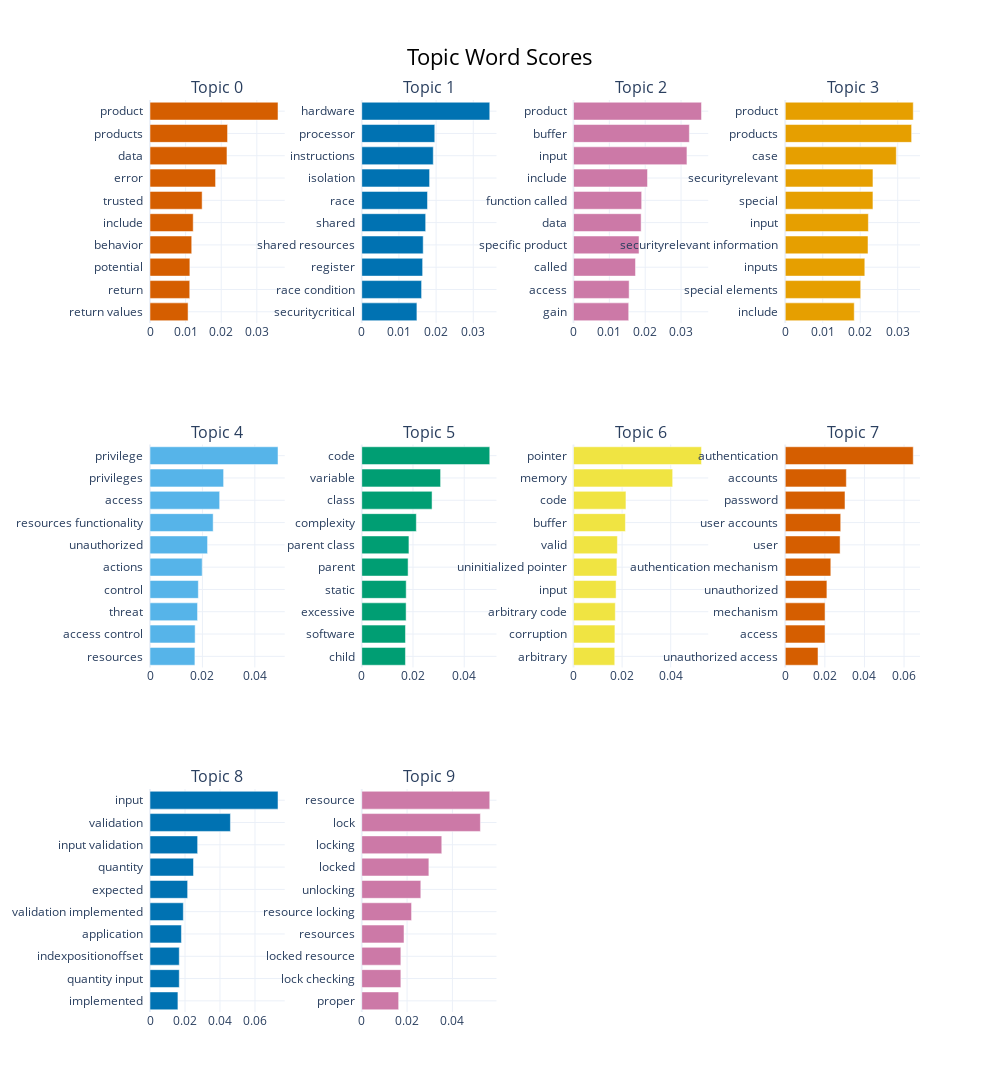

Notebook code cell kept with this figure:
### Code cell
topic_model.visualize_barchart(top_n_topics=10, n_words=10, height=400, width=250)

### Figure 1 — Plotly figure (JSON) as saved in the notebook; plotly's stock layout.template omitted (floating-point values rounded to 4 significant figures)
{"data": [{"marker": {"color": "#D55E00"}, "orientation": "h", "type": "bar", "x": [0.01069, 0.01116, 0.0112, 0.01172, 0.01214, 0.01464, 0.01841, 0.02162, 0.02178, 0.03595], "xaxis": "x", "y": ["return values  ", "return  ", "potential  ", "behavior  ", "include  ", "trusted  ", "error  ", "data  ", "products  ", "product  "], "yaxis": "y"}, {"marker": {"color": "#0072B2"}, "orientation": "h", "type": "bar", "x": [0.01484, 0.0161, 0.01638, 0.01653, 0.0172, 0.01769, 0.01825, 0.01924, 0.01965, 0.03444], "xaxis": "x2", "y": ["securitycritical  ", "race condition  ", "register  ", "shared resources  ", "shared  ", "race  ", "isolation  ", "instructions  ", "processor  ", "hardware  "], "yaxis": "y2"}, {"marker": {"color": "#CC79A7"}, "orientation": "h", "type": "bar", "x": [0.0154, 0.01552, 0.01729, 0.01828, 0.01887, 0.01901, 0.02064, 0.03164, 0.03231, 0.03571], "xaxis": "x3", "y": ["gain  ", "access  ", "called  ", "specific product  ", "data  ", "function called  ", "include  ", "input  ", "buffer  ", "product  "], "yaxis": "y3"}, {"marker": {"color": "#E69F00"}, "orientation": "h", "type": "bar", "x": [0.0184, 0.02013, 0.02122, 0.02208, 0.02217, 0.02339, 0.0234, 0.02962, 0.03371, 0.03415], "xaxis": "x4", "y": ["include  ", "special elements  ", "inputs  ", "securityrelevant information  ", "input  ", "special  ", "securityrelevant  ", "case  ", "products  ", "product  "], "yaxis": "y4"}, {"marker": {"color": "#56B4E9"}, "orientation": "h", "type": "bar", "x": [0.01713, 0.01722, 0.01814, 0.01844, 0.01991, 0.02196, 0.0241, 0.02657, 0.02808, 0.04884], "xaxis": "x5", "y": ["resources  ", "access control  ", "threat  ", "control  ", "actions  ", "unauthorized  ", "resources functionality  ", "access  ", "privileges  ", "privilege  "], "yaxis": "y5"}, {"marker": {"color": "#009E73"}, "orientation": "h", "type": "bar", "x": [0.01706, 0.01707, 0.01731, 0.01735, 0.01809, 0.01842, 0.0213, 0.02744, 0.03077, 0.04997], "xaxis": "x6", "y": ["child  ", "software  ", "excessive  ", "static  ", "parent  ", "parent class  ", "complexity  ", "class  ", "variable  ", "code  "], "yaxis": "y6"}, {"marker": {"color": "#F0E442"}, "orientation": "h", "type": "bar", "x": [0.01697, 0.01704, 0.01719, 0.01752, 0.01787, 0.01805, 0.02135, 0.02158, 0.0408, 0.05266], "xaxis": "x7", "y": ["arbitrary  ", "corruption  ", "arbitrary code  ", "input  ", "uninitialized pointer  ", "valid  ", "buffer  ", "code  ", "memory  ", "pointer  "], "yaxis": "y7"}, {"marker": {"color": "#D55E00"}, "orientation": "h", "type": "bar", "x": [0.01655, 0.02008, 0.02009, 0.02104, 0.02301, 0.0277, 0.02801, 0.03017, 0.03086, 0.06466], "xaxis": "x8", "y": ["unauthorized access  ", "access  ", "mechanism  ", "unauthorized  ", "authentication mechanism  ", "user  ", "user accounts  ", "password  ", "accounts  ", "authentication  "], "yaxis": "y8"}, {"marker": {"color": "#0072B2"}, "orientation": "h", "type": "bar", "x": [0.01595, 0.01673, 0.01673, 0.01796, 0.01905, 0.0215, 0.02487, 0.02722, 0.04596, 0.07316], "xaxis": "x9", "y": ["implemented  ", "quantity input  ", "indexpositionoffset  ", "application  ", "validation implemented  ", "expected  ", "quantity  ", "input validation  ", "validation  ", "input  "], "yaxis": "y9"}, {"marker": {"color": "#CC79A7"}, "orientation": "h", "type": "bar", "x": [0.01628, 0.01725, 0.01725, 0.01865, 0.02198, 0.02606, 0.02962, 0.03531, 0.05235, 0.05649], "xaxis": "x10", "y": ["proper  ", "lock checking  ", "locked resource  ", "resources  ", "resource locking  ", "unlocking  ", "locked  ", "locking  ", "lock  ", "resource  "], "yaxis": "y10"}], "layout": {"annotations": [{"font": {"size": 16}, "showarrow": false, "text": "Topic 0", "x": 0.0875, "xanchor": "center", "xref": "paper", "y": 1, "yanchor": "bottom", "yref": "paper"}, {"font": {"size": 16}, "showarrow": false, "text": "Topic 1", "x": 0.3625, "xanchor": "center", "xref": "paper", "y": 1, "yanchor": "bottom", "yref": "paper"}, {"font": {"size": 16}, "showarrow": false, "text": "Topic 2", "x": 0.6375, "xanchor": "center", "xref": "paper", "y": 1, "yanchor": "bottom", "yref": "paper"}, {"font": {"size": 16}, "showarrow": false, "text": "Topic 3", "x": 0.9125, "xanchor": "center", "xref": "paper", "y": 1, "yanchor": "bottom", "yref": "paper"}, {"font": {"size": 16}, "showarrow": false, "text": "Topic 4", "x": 0.0875, "xanchor": "center", "xref": "paper", "y": 0.6222, "yanchor": "bottom", "yref": "paper"}, {"font": {"size": 16}, "showarrow": false, "text": "Topic 5", "x": 0.3625, "xanchor": "center", "xref": "paper", "y": 0.6222, "yanchor": "bottom", "yref": "paper"}, {"font": {"size": 16}, "showarrow": false, "text": "Topic 6", "x": 0.6375, "xanchor": "center", "xref": "paper", "y": 0.6222, "yanchor": "bottom", "yref": "paper"}, {"font": {"size": 16}, "showarrow": false, "text": "Topic 7", "x": 0.9125, "xanchor": "center", "xref": "paper", "y": 0.6222, "yanchor": "bottom", "yref": "paper"}, {"font": {"size": 16}, "showarrow": false, "text": "Topic 8", "x": 0.0875, "xanchor": "center", "xref": "paper", "y": 0.2444, "yanchor": "bottom", "yref": "paper"}, {"font": {"size": 16}, "showarrow": false, "text": "Topic 9", "x": 0.3625, "xanchor": "center", "xref": "paper", "y": 0.2444, "yanchor": "bottom", "yref": "paper"}], "height": 1200, "hoverlabel": {"bgcolor": "white", "font": {"family": "Rockwell", "size": 16}}, "showlegend": false, "title": {"font": {"color": "Black", "size": 22}, "text": "Topic Word Scores", "x": 0.5, "xanchor": "center", "yanchor": "top"}, "width": 1000, "xaxis": {"anchor": "y", "autorange": true, "domain": [0, 0.175], "range": [0, 0.03784], "showgrid": true, "type": "linear"}, "xaxis10": {"anchor": "y10", "autorange": true, "domain": [0.275, 0.45], "range": [0, 0.05946], "showgrid": true, "type": "linear"}, "xaxis11": {"anchor": "y11", "domain": [0.55, 0.725], "showgrid": true}, "xaxis12": {"anchor": "y12", "domain": [0.825, 1], "showgrid": true}, "xaxis2": {"anchor": "y2", "autorange": true, "domain": [0.275, 0.45], "range": [0, 0.03625], "showgrid": true, "type": "linear"}, "xaxis3": {"anchor": "y3", "autorange": true, "domain": [0.55, 0.725], "range": [0, 0.03759], "showgrid": true, "type": "linear"}, "xaxis4": {"anchor": "y4", "autorange": true, "domain": [0.825, 1], "range": [0, 0.03594], "showgrid": true, "type": "linear"}, "xaxis5": {"anchor": "y5", "autorange": true, "domain": [0, 0.175], "range": [0, 0.05141], "showgrid": true, "type": "linear"}, "xaxis6": {"anchor": "y6", "autorange": true, "domain": [0.275, 0.45], "range": [0, 0.0526], "showgrid": true, "type": "linear"}, "xaxis7": {"anchor": "y7", "autorange": true, "domain": [0.55, 0.725], "range": [0, 0.05543], "showgrid": true, "type": "linear"}, "xaxis8": {"anchor": "y8", "autorange": true, "domain": [0.825, 1], "range": [0, 0.06806], "showgrid": true, "type": "linear"}, "xaxis9": {"anchor": "y9", "autorange": true, "domain": [0, 0.175], "range": [0, 0.07701], "showgrid": true, "type": "linear"}, "yaxis": {"anchor": "x", "autorange": true, "domain": [0.7556, 1], "range": [-0.5, 9.5], "showgrid": true, "type": "category"}, "yaxis10": {"anchor": "x10", "autorange": true, "domain": [0, 0.2444], "range": [-0.5, 9.5], "showgrid": true, "type": "category"}, "yaxis11": {"anchor": "x11", "domain": [0, 0.2444], "showgrid": true}, "yaxis12": {"anchor": "x12", "domain": [0, 0.2444], "showgrid": true}, "yaxis2": {"anchor": "x2", "autorange": true, "domain": [0.7556, 1], "range": [-0.5, 9.5], "showgrid": true, "type": "category"}, "yaxis3": {"anchor": "x3", "autorange": true, "domain": [0.7556, 1], "range": [-0.5, 9.5], "showgrid": true, "type": "category"}, "yaxis4": {"anchor": "x4", "autorange": true, "domain": [0.7556, 1], "range": [-0.5, 9.5], "showgrid": true, "type": "category"}, "yaxis5": {"anchor": "x5", "autorange": true, "domain": [0.3778, 0.6222], "range": [-0.5, 9.5], "showgrid": true, "type": "category"}, "yaxis6": {"anchor": "x6", "autorange": true, "domain": [0.3778, 0.6222], "range": [-0.5, 9.5], "showgrid": true, "type": "category"}, "yaxis7": {"anchor": "x7", "autorange": true, "domain": [0.3778, 0.6222], "range": [-0.5, 9.5], "showgrid": true, "type": "category"}, "yaxis8": {"anchor": "x8", "autorange": true, "domain": [0.3778, 0.6222], "range": [-0.5, 9.5], "showgrid": true, "type": "category"}, "yaxis9": {"anchor": "x9", "autorange": true, "domain": [0, 0.2444], "range": [-0.5, 9.5], "showgrid": true, "type": "category"}}}
